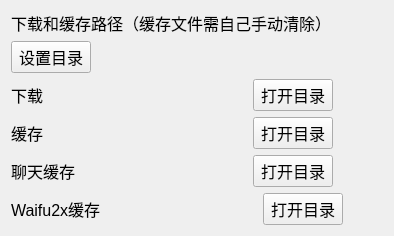
          <widget class="QFrame" name="frame_11">
           <property name="font">
            <font>
             <pointsize>12</pointsize>
            </font>
           </property>
           <property name="styleSheet">
            <string notr="true"/>
           </property>
           <layout class="QVBoxLayout" name="verticalLayout_13">
            <item>
             <widget class="QLabel" name="label_21">
              <property name="maximumSize">
               <size>
                <width>16777215</width>
                <height>32</height>
               </size>
              </property>
              <property name="font">
               <font>
                <pointsize>12</pointsize>
               </font>
              </property>
              <property name="text">
               <string>下载和缓存路径（缓存文件需自己手动清除）</string>
              </property>
             </widget>
            </item>
            <item>
             <layout class="QHBoxLayout" name="horizontalLayout_10">
              <item>
               <widget class="QPushButton" name="setDirButton">
                <property name="text">
                 <string>设置目录</string>
                </property>
               </widget>
              </item>
              <item>
               <spacer name="horizontalSpacer_8">
                <property name="orientation">
                 <enum>Qt::Horizontal</enum>
                </property>
                <property name="sizeHint" stdset="0">
                 <size>
                  <width>40</width>
                  <height>20</height>
                 </size>
                </property>
               </spacer>
              </item>
             </layout>
            </item>
            <item>
             <layout class="QHBoxLayout" name="horizontalLayout_2">
              <item>
               <widget class="QLabel" name="label_3">
                <property name="minimumSize">
                 <size>
                  <width>80</width>
                  <height>0</height>
                 </size>
                </property>
                <property name="text">
                 <string>下载</string>
                </property>
               </widget>
              </item>
              <item>
               <widget class="QLabel" name="downloadDir">
                <property name="minimumSize">
                 <size>
                  <width>150</width>
                  <height>0</height>
                 </size>
                </property>
                <property name="text">
                 <string/>
                </property>
               </widget>
              </item>
              <item>
               <widget class="QPushButton" name="openDownloadDir">
                <property name="text">
                 <string>打开目录</string>
                </property>
               </widget>
              </item>
              <item>
               <spacer name="horizontalSpacer_16">
                <property name="orientation">
                 <enum>Qt::Horizontal</enum>
                </property>
                <property name="sizeHint" stdset="0">
                 <size>
                  <width>40</width>
                  <height>20</height>
                 </size>
                </property>
               </spacer>
              </item>
             </layout>
            </item>
            <item>
             <layout class="QHBoxLayout" name="horizontalLayout_18">
              <item>
               <widget class="QLabel" name="label_4">
                <property name="minimumSize">
                 <size>
                  <width>80</width>
                  <height>0</height>
                 </size>
                </property>
                <property name="text">
                 <string>缓存</string>
                </property>
               </widget>
              </item>
              <item>
               <widget class="QLabel" name="cacheDir">
                <property name="minimumSize">
                 <size>
                  <width>150</width>
                  <height>0</height>
                 </size>
                </property>
                <property name="text">
                 <string/>
                </property>
               </widget>
              </item>
              <item>
               <widget class="QPushButton" name="openCacheDir">
                <property name="text">
                 <string>打开目录</string>
                </property>
               </widget>
              </item>
              <item>
               <spacer name="horizontalSpacer_17">
                <property name="orientation">
                 <enum>Qt::Horizontal</enum>
                </property>
                <property name="sizeHint" stdset="0">
                 <size>
                  <width>40</width>
                  <height>20</height>
                 </size>
                </property>
               </spacer>
              </item>
             </layout>
            </item>
            <item>
             <layout class="QHBoxLayout" name="horizontalLayout_20">
              <item>
               <widget class="QLabel" name="label_27">
                <property name="minimumSize">
                 <size>
                  <width>80</width>
                  <height>0</height>
                 </size>
                </property>
                <property name="text">
                 <string>聊天缓存</string>
                </property>
               </widget>
              </item>
              <item>
               <widget class="QLabel" name="chatDir">
                <property name="minimumSize">
                 <size>
                  <width>150</width>
                  <height>0</height>
                 </size>
                </property>
                <property name="text">
                 <string/>
                </property>
               </widget>
              </item>
              <item>
               <widget class="QPushButton" name="openChatDir">
                <property name="text">
                 <string>打开目录</string>
                </property>
               </widget>
              </item>
              <item>
               <spacer name="horizontalSpacer_18">
                <property name="orientation">
                 <enum>Qt::Horizontal</enum>
                </property>
                <property name="sizeHint" stdset="0">
                 <size>
                  <width>40</width>
                  <height>20</height>
                 </size>
                </property>
               </spacer>
              </item>
             </layout>
            </item>
            <item>
             <layout class="QHBoxLayout" name="horizontalLayout_19">
              <item>
               <widget class="QLabel" name="label_5">
                <property name="minimumSize">
                 <size>
                  <width>80</width>
                  <height>0</height>
                 </size>
                </property>
                <property name="text">
                 <string>Waifu2x缓存</string>
                </property>
               </widget>
              </item>
              <item>
               <widget class="QLabel" name="waifu2xDir">
                <property name="minimumSize">
                 <size>
                  <width>150</width>
                  <height>0</height>
                 </size>
                </property>
                <property name="text">
                 <string/>
                </property>
               </widget>
              </item>
              <item>
               <widget class="QPushButton" name="openWaifu2xDir">
                <property name="text">
                 <string>打开目录</string>
                </property>
               </widget>
              </item>
              <item>
               <spacer name="horizontalSpacer_19">
                <property name="orientation">
                 <enum>Qt::Horizontal</enum>
                </property>
                <property name="sizeHint" stdset="0">
                 <size>
                  <width>40</width>
                  <height>20</height>
                 </size>
                </property>
               </spacer>
              </item>
             </layout>
            </item>
           </layout>
          </widget>
